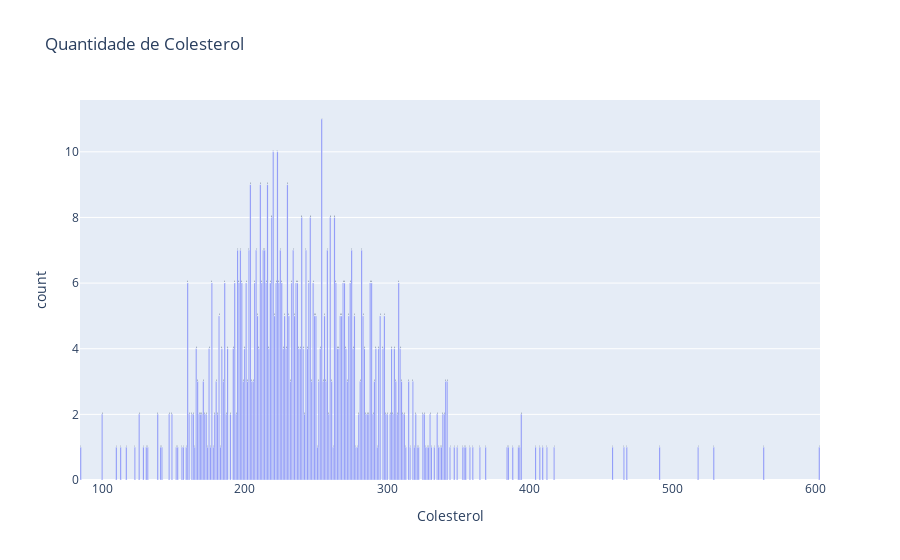

Source (notebook cell):
### Code cell
constroi_grafico_barras('Colesterol')

### Figure 1 — Plotly figure (JSON) as saved in the notebook; plotly's stock layout.template omitted (floating-point values rounded to 4 significant figures; data arrays with more than 128 entries replaced by an {"elided": "..."} marker saying what was removed)
{"data": [{"alignmentgroup": "True", "hovertemplate": "Colesterol=%{x}<br>count=%{y}<extra></extra>", "legendgroup": "", "marker": {"color": "#636efa", "pattern": {"shape": ""}}, "name": "", "offsetgroup": "", "orientation": "v", "showlegend": false, "textposition": "auto", "texttemplate": "%{y}", "type": "bar", "x": {"elided": "221 int values"}, "xaxis": "x", "y": {"elided": "221 int values"}, "yaxis": "y"}], "layout": {"autosize": true, "barmode": "relative", "legend": {"tracegroupgap": 0}, "title": {"text": "Quantidade de Colesterol"}, "xaxis": {"anchor": "y", "autorange": true, "domain": [0, 1], "range": [84.5, 603.5], "title": {"text": "Colesterol"}, "type": "linear"}, "yaxis": {"anchor": "x", "autorange": true, "domain": [0, 1], "range": [0, 11.58], "title": {"text": "count"}, "type": "linear"}}}
